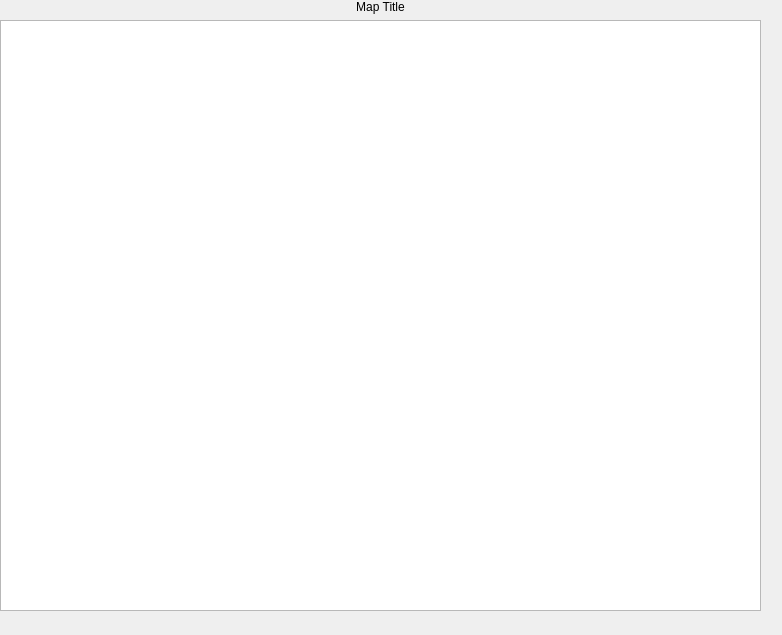
<?xml version="1.0" encoding="UTF-8"?>
<ui version="4.0">
 <class>Form</class>
 <widget class="QWidget" name="Form">
  <property name="geometry">
   <rect>
    <x>0</x>
    <y>0</y>
    <width>782</width>
    <height>635</height>
   </rect>
  </property>
  <property name="windowTitle">
   <string>Form</string>
  </property>
  <widget class="QWidget" name="gridLayoutWidget">
   <property name="geometry">
    <rect>
     <x>0</x>
     <y>0</y>
     <width>781</width>
     <height>631</height>
    </rect>
   </property>
   <layout class="QGridLayout" name="gridLayout">
    <property name="sizeConstraint">
     <enum>QLayout::SetMaximumSize</enum>
    </property>
    <item row="2" column="0">
     <widget class="QTableWidget" name="tableWidget">
      <property name="sizePolicy">
       <sizepolicy hsizetype="Expanding" vsizetype="Expanding">
        <horstretch>5</horstretch>
        <verstretch>5</verstretch>
       </sizepolicy>
      </property>
      <property name="sizeAdjustPolicy">
       <enum>QAbstractScrollArea::AdjustToContents</enum>
      </property>
      <property name="editTriggers">
       <set>QAbstractItemView::NoEditTriggers</set>
      </property>
      <property name="dragDropOverwriteMode">
       <bool>false</bool>
      </property>
      <property name="selectionBehavior">
       <enum>QAbstractItemView::SelectRows</enum>
      </property>
      <property name="textElideMode">
       <enum>Qt::ElideNone</enum>
      </property>
      <property name="cornerButtonEnabled">
       <bool>false</bool>
      </property>
      <attribute name="horizontalHeaderCascadingSectionResizes">
       <bool>true</bool>
      </attribute>
     </widget>
    </item>
    <item row="1" column="0">
     <widget class="QLabel" name="label">
      <property name="text">
       <string>Map Title</string>
      </property>
      <property name="alignment">
       <set>Qt::AlignCenter</set>
      </property>
     </widget>
    </item>
    <item row="3" column="0">
     <spacer name="horizontalSpacer">
      <property name="orientation">
       <enum>Qt::Horizontal</enum>
      </property>
      <property name="sizeHint" stdset="0">
       <size>
        <width>40</width>
        <height>20</height>
       </size>
      </property>
     </spacer>
    </item>
    <item row="1" column="1" rowspan="3">
     <spacer name="verticalSpacer">
      <property name="orientation">
       <enum>Qt::Vertical</enum>
      </property>
      <property name="sizeHint" stdset="0">
       <size>
        <width>20</width>
        <height>40</height>
       </size>
      </property>
     </spacer>
    </item>
   </layout>
  </widget>
 </widget>
 <resources/>
 <connections/>
</ui>
